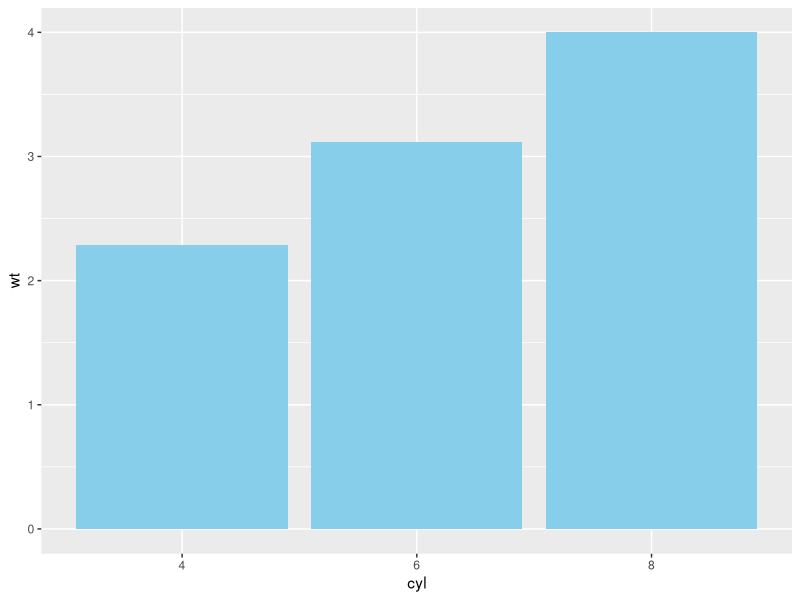
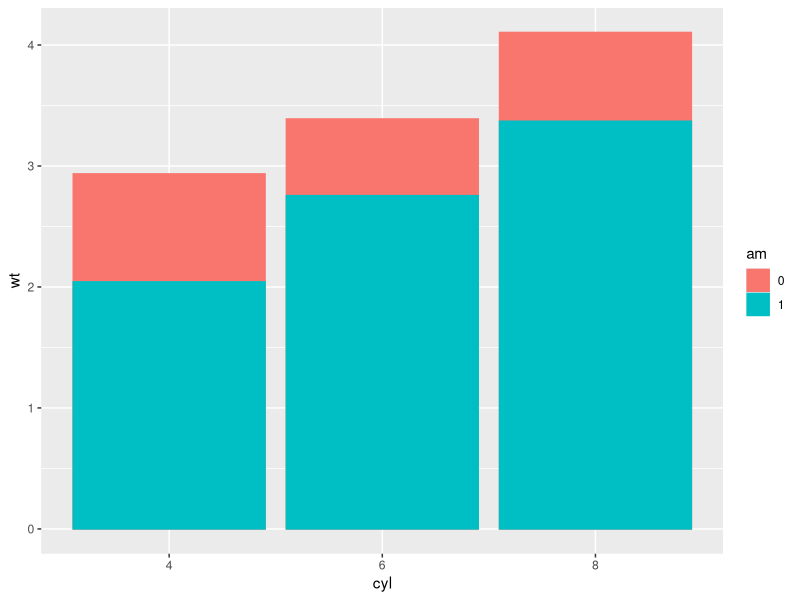
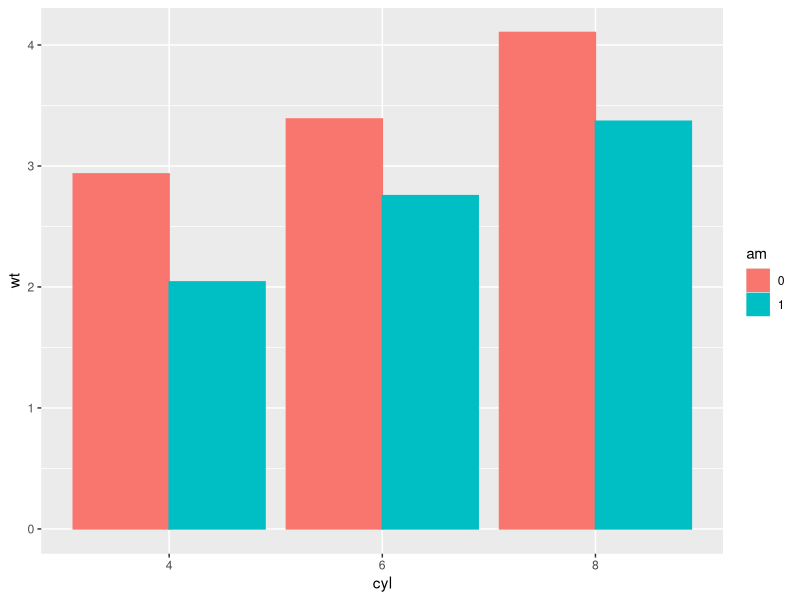
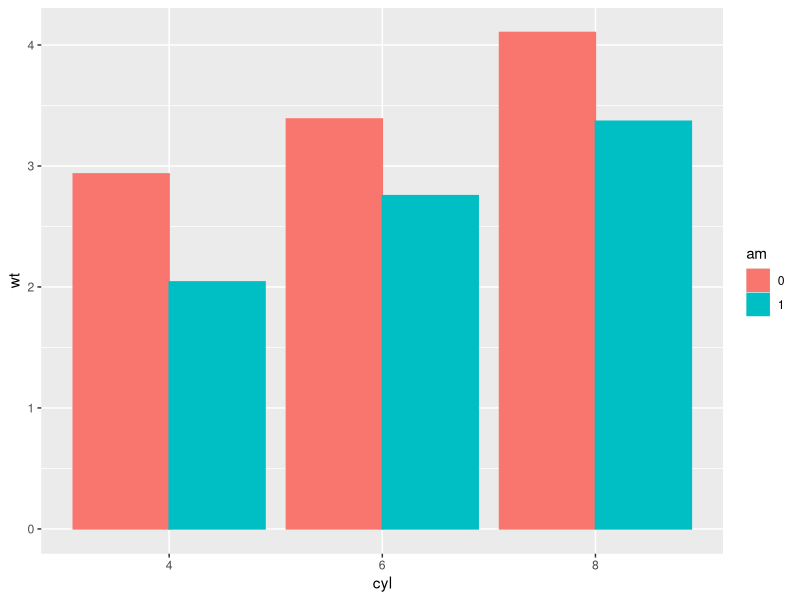
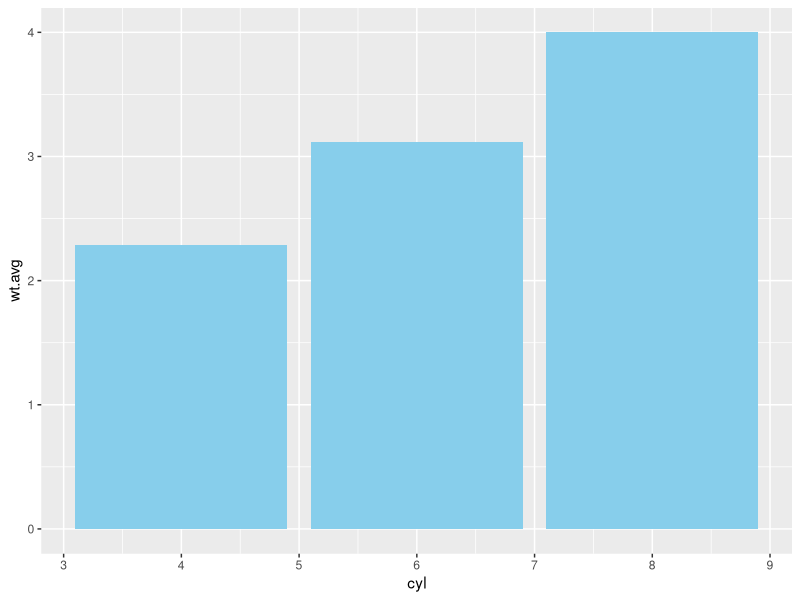
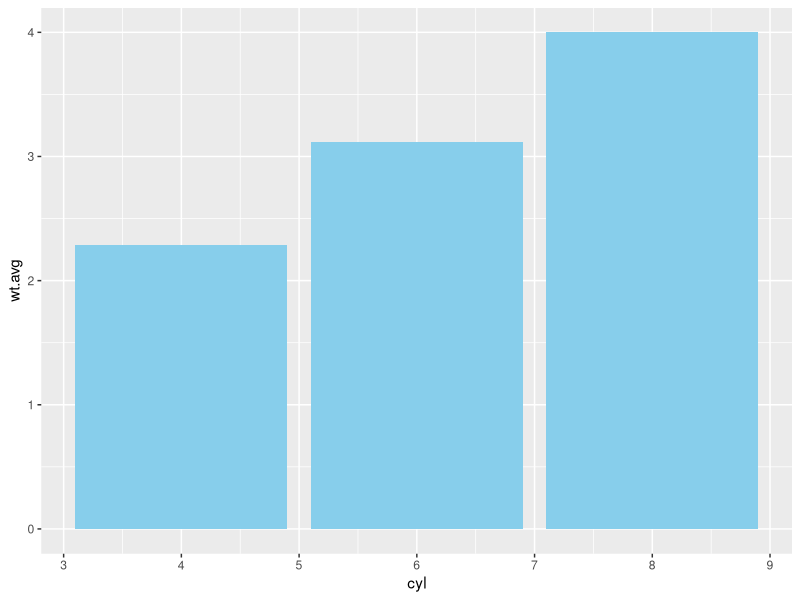
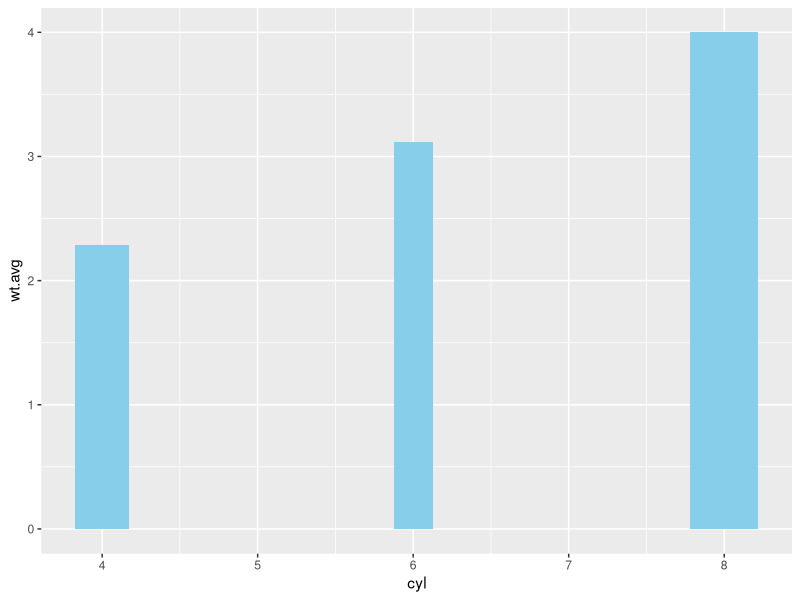
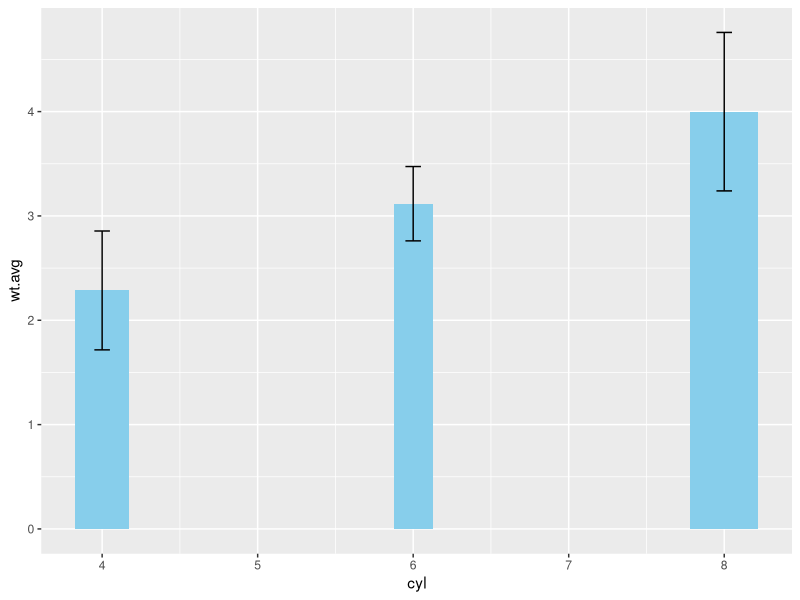

Generate these figures, in order, with R: (Note: this script raises an error after producing the figures.)
install.packages("GGally")
library(GGally)
library(ggplot2)
library(RColorBrewer)
library(ggthemes)
library(lattice)
data("mtcars")

mtcars$cyl <- as.factor(mtcars$cyl)
mtcars$am <- as.factor(mtcars$am)

# Base layers
m <- ggplot(mtcars, aes(x = cyl, y = wt))

# Draw dynamite plot
m +
  stat_summary(fun.y = mean, geom = "bar", fill = "skyblue") +
  stat_summary(fun.data = mean_sdl, fun.args = list(mult = 1), geom = "errorbar", width = 0.1)


# Base layers
m2 <- ggplot(mtcars, aes(x = cyl,y = wt, col = am, fill = am))


# Plot 1: Draw dynamite plot
m2 +
  stat_summary(fun.y = mean, geom = "bar") +
  stat_summary(fun.data = mean_sdl, fun.args = list(mult = 1), geom = "errorbar", width = 0.1)

# Plot 2: Set position dodge in each stat function
m2 +
  stat_summary(fun.y = mean, geom = "bar", position = "dodge") +
  stat_summary(fun.data = mean_sdl, fun.args = list(mult = 1), 
               geom = "errorbar", width = 0.1, position = "dodge")

# Set your dodge posn manually
posn.d <- position_dodge(0.9)

# Plot 3: Redraw dynamite plot
m2 +
  stat_summary(fun.y = mean, geom = "bar", position = posn.d) +
  stat_summary(fun.data = mean_sdl, fun.args = list(mult = 1), geom = "errorbar", width = 0.1, position = posn.d)

mtcars.cyl <- data.frame("cyl" = c(4, 6, 8), "wt.avg" = c(2.285727, 3.117143, 3.999214), "sd" = c(0.5695637, 0.3563455, 0.7594047), n = c(11, 7, 14), "prop" = c(0.34375, 0.24875, 0.43750))


# Base layers
m3 <- ggplot(mtcars.cyl, aes(x = cyl, y = wt.avg))

# Plot 1: Draw bar plot with geom_bar
m3 + geom_bar(stat = "identity", fill = "skyblue")

# Plot 2: Draw bar plot with geom_col
m3 + geom_col(fill = "skyblue")

# Plot 3: geom_col with variable widths.
m3 + geom_col(width = mtcars.cyl$prop, fill = "skyblue")

# Plot 4: Add error bars
m3 + 
  geom_col(width = mtcars.cyl$prop, fill = "skyblue") +
  geom_errorbar(aes(ymin = wt.avg - sd, ymax = wt.avg + sd), width = 0.1)



# Bar chart
ggplot(mtcars, aes(x = cyl, fill = am)) +
  geom_bar(position = "fill")

# Convert bar chart to pie chart
ggplot(mtcars, aes(x = factor(1), fill = am)) +
  geom_bar(position = "fill", width = 1) +
  facet_grid(. ~ cyl) + # Facets
  coord_polar(theta = "y") + # Coordinates
  theme_void() # theme

# All columns except am
group_by_am <- 9
my_names_am <- (1:11)[-group_by_am]

# Basic parallel plot - each variable plotted as a z-score transformation
ggparcoord(mtcars, my_names_am, groupColumn = group_by_am, alpha = 0.8)

data("barley")
str(barley)

# Create color palette
myColors <- brewer.pal(9, "Reds")

# Build the heat map from scratch
ggplot(barley, aes(x = year, y = variety, fill = yield)) +
  geom_tile() + # Geom layer
  facet_wrap( ~ site, ncol = 1) + # Facet layer
  scale_fill_gradientn(colors = myColors) # Adjust colors

# Line plot; set the aes, geom and facet
ggplot(barley, aes(x = year, y = yield, col = variety, group = variety))
+ geom_line() + facet_wrap(~ site, nrow = 1)

# Create overlapping ribbon plot from scratch
ggplot(barley, aes(x = year, y = yield, col = site, group = site, fill = site)) + stat_summary(fun.y = mean, geom = "line") + stat_summary(fun.data = mean_sdl, fun.args = list(mult = 1), geom = "ribbon", col = NA, alpha = 0.1)
